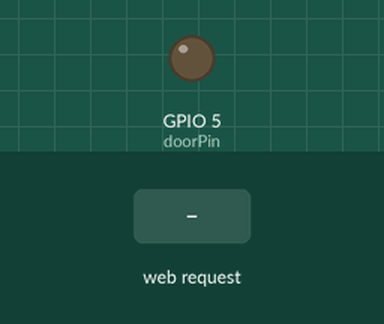
Simulated run of this program. Board: ESP32. Parts: output pins drawn as LEDs (lit = HIGH). The test bench sets the inputs (shaded band). WiFi joins after 1.5 s; servers stay silent unless stated; what the program prints to the serial monitor is not drawn.

Above: at 2.7 s.
2.8 s: HTTP request GET /control?action=open_door received
At 3.8 s:
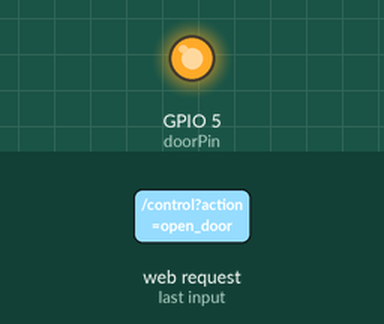
Timing chart, 0 to 7.3 s (numbered marks = the images above; inputs shaded):
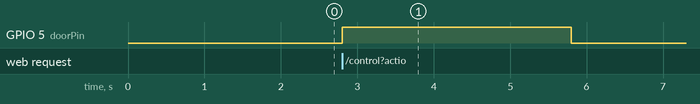

Measured:
- after the input at 2.8 s, GPIO 5 (doorPin): LOW → HIGH at once, → LOW 3.0 s later

The program:

main.cpp
```cpp
#include <WiFi.h>
#include <WebServer.h>

const char* ssid = "TROPICAL";
const char* password = "letatropical";
const int doorPin = 5;  // Change this to the GPIO pin connected to your door lock

WebServer server(80);

void handleControl() {
    if (server.hasArg("action")) {
        String action = server.arg("action");

        if (action == "open_door") {
            digitalWrite(doorPin, HIGH);  // Unlock the door
            delay(3000);  // Keep it open for 3 seconds
            digitalWrite(doorPin, LOW);   // Lock it again
            server.send(200, "text/plain", "Door Opened");
            Serial.println("✅ Door opened via web request.");
        } else {
            server.send(400, "text/plain", "Invalid Action");
        }
    } else {
        server.send(400, "text/plain", "No action provided");
    }
}

void handleRoot() {
    server.send(200, "text/html", "<h1>ESP32 Face Recognition Door Lock</h1>");
}

void setup() {
    Serial.begin(115200);
    WiFi.begin(ssid, password);

    pinMode(doorPin, OUTPUT);
    digitalWrite(doorPin, LOW);  // Ensure door is locked at startup

    Serial.print("Connecting to WiFi...");
    while (WiFi.status() != WL_CONNECTED) {
        delay(500);
        Serial.print(".");
    }

    Serial.println("\n✅ WiFi Connected!");
    Serial.print("ESP32 IP Address: ");
    Serial.println(WiFi.localIP());

    server.on("/", handleRoot);
    server.on("/control", handleControl);

    server.begin();
    Serial.println("🌍 ESP32 Web Server Started");
}

void loop() {
    server.handleClient();
}
```
